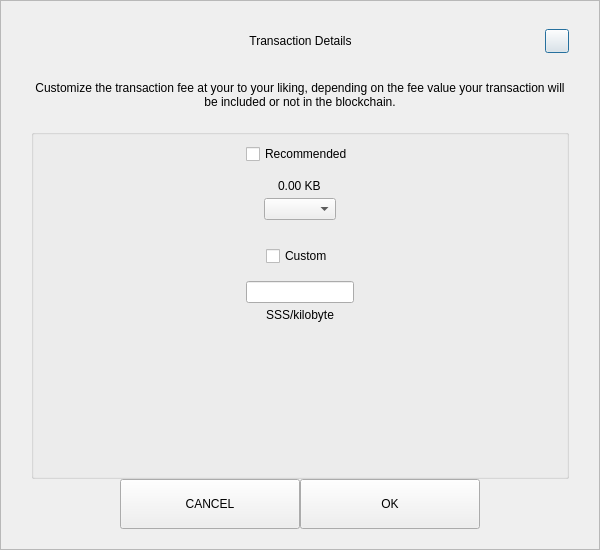
<?xml version="1.0" encoding="UTF-8"?>
<ui version="4.0">
 <class>SendCustomFeeDialog</class>
 <widget class="QDialog" name="SendCustomFeeDialog">
  <property name="geometry">
   <rect>
    <x>0</x>
    <y>0</y>
    <width>600</width>
    <height>550</height>
   </rect>
  </property>
  <property name="windowTitle">
   <string>Form</string>
  </property>
  <layout class="QVBoxLayout" name="verticalLayout_3">
   <property name="spacing">
    <number>0</number>
   </property>
   <property name="leftMargin">
    <number>0</number>
   </property>
   <property name="topMargin">
    <number>0</number>
   </property>
   <property name="rightMargin">
    <number>0</number>
   </property>
   <property name="bottomMargin">
    <number>0</number>
   </property>
   <item>
    <widget class="QFrame" name="frame">
     <property name="styleSheet">
      <string notr="true"/>
     </property>
     <property name="frameShape">
      <enum>QFrame::StyledPanel</enum>
     </property>
     <property name="frameShadow">
      <enum>QFrame::Raised</enum>
     </property>
     <layout class="QVBoxLayout" name="verticalLayout_2">
      <property name="spacing">
       <number>0</number>
      </property>
      <property name="leftMargin">
       <number>30</number>
      </property>
      <property name="topMargin">
       <number>20</number>
      </property>
      <property name="rightMargin">
       <number>30</number>
      </property>
      <property name="bottomMargin">
       <number>20</number>
      </property>
      <item>
       <layout class="QHBoxLayout" name="horizontalLayout_3">
        <property name="spacing">
         <number>0</number>
        </property>
        <item>
         <spacer name="horizontalSpacer_21">
          <property name="orientation">
           <enum>Qt::Horizontal</enum>
          </property>
          <property name="sizeHint" stdset="0">
           <size>
            <width>40</width>
            <height>20</height>
           </size>
          </property>
         </spacer>
        </item>
        <item>
         <widget class="QLabel" name="labelTitle">
          <property name="minimumSize">
           <size>
            <width>0</width>
            <height>40</height>
           </size>
          </property>
          <property name="maximumSize">
           <size>
            <width>16777215</width>
            <height>40</height>
           </size>
          </property>
          <property name="styleSheet">
           <string notr="true">padding-left:24px;</string>
          </property>
          <property name="text">
           <string>Transaction Details</string>
          </property>
          <property name="alignment">
           <set>Qt::AlignCenter</set>
          </property>
          <property name="margin">
           <number>7</number>
          </property>
         </widget>
        </item>
        <item>
         <spacer name="horizontalSpacer">
          <property name="orientation">
           <enum>Qt::Horizontal</enum>
          </property>
          <property name="sizeHint" stdset="0">
           <size>
            <width>40</width>
            <height>20</height>
           </size>
          </property>
         </spacer>
        </item>
        <item>
         <widget class="QPushButton" name="btnEsc">
          <property name="minimumSize">
           <size>
            <width>24</width>
            <height>24</height>
           </size>
          </property>
          <property name="maximumSize">
           <size>
            <width>24</width>
            <height>24</height>
           </size>
          </property>
          <property name="text">
           <string/>
          </property>
         </widget>
        </item>
       </layout>
      </item>
      <item>
       <spacer name="verticalSpacer_2">
        <property name="orientation">
         <enum>Qt::Vertical</enum>
        </property>
        <property name="sizeType">
         <enum>QSizePolicy::Fixed</enum>
        </property>
        <property name="sizeHint" stdset="0">
         <size>
          <width>20</width>
          <height>20</height>
         </size>
        </property>
       </spacer>
      </item>
      <item>
       <widget class="QLabel" name="labelMessage">
        <property name="text">
         <string>Customize the transaction fee at your to your liking, depending on the fee value your transaction will be included or not in the blockchain.</string>
        </property>
        <property name="alignment">
         <set>Qt::AlignCenter</set>
        </property>
        <property name="wordWrap">
         <bool>true</bool>
        </property>
       </widget>
      </item>
      <item>
       <spacer name="verticalSpacer_3">
        <property name="orientation">
         <enum>Qt::Vertical</enum>
        </property>
        <property name="sizeType">
         <enum>QSizePolicy::Fixed</enum>
        </property>
        <property name="sizeHint" stdset="0">
         <size>
          <width>20</width>
          <height>20</height>
         </size>
        </property>
       </spacer>
      </item>
      <item>
       <widget class="QGroupBox" name="groupBox">
        <property name="title">
         <string/>
        </property>
        <layout class="QVBoxLayout" name="verticalLayout">
         <property name="leftMargin">
          <number>12</number>
         </property>
         <property name="rightMargin">
          <number>12</number>
         </property>
         <item>
          <layout class="QVBoxLayout" name="verticalLayout_4">
           <property name="spacing">
            <number>5</number>
           </property>
           <item alignment="Qt::AlignHCenter">
            <widget class="QCheckBox" name="checkBoxRecommended">
             <property name="text">
              <string>Recommended</string>
             </property>
            </widget>
           </item>
           <item>
            <spacer name="verticalSpacer_5">
             <property name="orientation">
              <enum>Qt::Vertical</enum>
             </property>
             <property name="sizeType">
              <enum>QSizePolicy::Fixed</enum>
             </property>
             <property name="sizeHint" stdset="0">
              <size>
               <width>20</width>
               <height>10</height>
              </size>
             </property>
            </spacer>
           </item>
           <item alignment="Qt::AlignHCenter">
            <widget class="QLabel" name="labelFee">
             <property name="text">
              <string>0.00 KB</string>
             </property>
            </widget>
           </item>
           <item alignment="Qt::AlignHCenter">
            <widget class="QComboBox" name="comboBoxRecommended"/>
           </item>
          </layout>
         </item>
         <item>
          <spacer name="verticalSpacer">
           <property name="orientation">
            <enum>Qt::Vertical</enum>
           </property>
           <property name="sizeType">
            <enum>QSizePolicy::Fixed</enum>
           </property>
           <property name="sizeHint" stdset="0">
            <size>
             <width>20</width>
             <height>20</height>
            </size>
           </property>
          </spacer>
         </item>
         <item>
          <layout class="QVBoxLayout" name="verticalLayout_5">
           <property name="spacing">
            <number>5</number>
           </property>
           <item alignment="Qt::AlignHCenter">
            <widget class="QCheckBox" name="checkBoxCustom">
             <property name="text">
              <string>Custom</string>
             </property>
            </widget>
           </item>
           <item>
            <spacer name="verticalSpacer_6">
             <property name="orientation">
              <enum>Qt::Vertical</enum>
             </property>
             <property name="sizeType">
              <enum>QSizePolicy::Fixed</enum>
             </property>
             <property name="sizeHint" stdset="0">
              <size>
               <width>20</width>
               <height>10</height>
              </size>
             </property>
            </spacer>
           </item>
           <item alignment="Qt::AlignHCenter">
            <widget class="QLineEdit" name="lineEditCustomFee"/>
           </item>
           <item alignment="Qt::AlignHCenter">
            <widget class="QLabel" name="labelCustomFee">
             <property name="text">
              <string>SSS/kilobyte</string>
             </property>
            </widget>
           </item>
          </layout>
         </item>
         <item>
          <spacer name="verticalSpacer_4">
           <property name="orientation">
            <enum>Qt::Vertical</enum>
           </property>
           <property name="sizeHint" stdset="0">
            <size>
             <width>20</width>
             <height>40</height>
            </size>
           </property>
          </spacer>
         </item>
        </layout>
       </widget>
      </item>
      <item>
       <layout class="QHBoxLayout" name="horizontalLayout" stretch="1,2,2,1">
        <item>
         <spacer name="horizontalSpacer1">
          <property name="orientation">
           <enum>Qt::Horizontal</enum>
          </property>
          <property name="sizeHint" stdset="0">
           <size>
            <width>40</width>
            <height>20</height>
           </size>
          </property>
         </spacer>
        </item>
        <item>
         <widget class="QPushButton" name="btnCancel">
          <property name="minimumSize">
           <size>
            <width>180</width>
            <height>50</height>
           </size>
          </property>
          <property name="focusPolicy">
           <enum>Qt::NoFocus</enum>
          </property>
          <property name="text">
           <string>CANCEL</string>
          </property>
         </widget>
        </item>
        <item>
         <widget class="QPushButton" name="btnSave">
          <property name="minimumSize">
           <size>
            <width>180</width>
            <height>50</height>
           </size>
          </property>
          <property name="focusPolicy">
           <enum>Qt::NoFocus</enum>
          </property>
          <property name="text">
           <string>OK</string>
          </property>
         </widget>
        </item>
        <item>
         <spacer name="horizontalSpacer_2">
          <property name="orientation">
           <enum>Qt::Horizontal</enum>
          </property>
          <property name="sizeHint" stdset="0">
           <size>
            <width>40</width>
            <height>20</height>
           </size>
          </property>
         </spacer>
        </item>
       </layout>
      </item>
     </layout>
    </widget>
   </item>
  </layout>
 </widget>
 <resources/>
 <connections/>
</ui>
